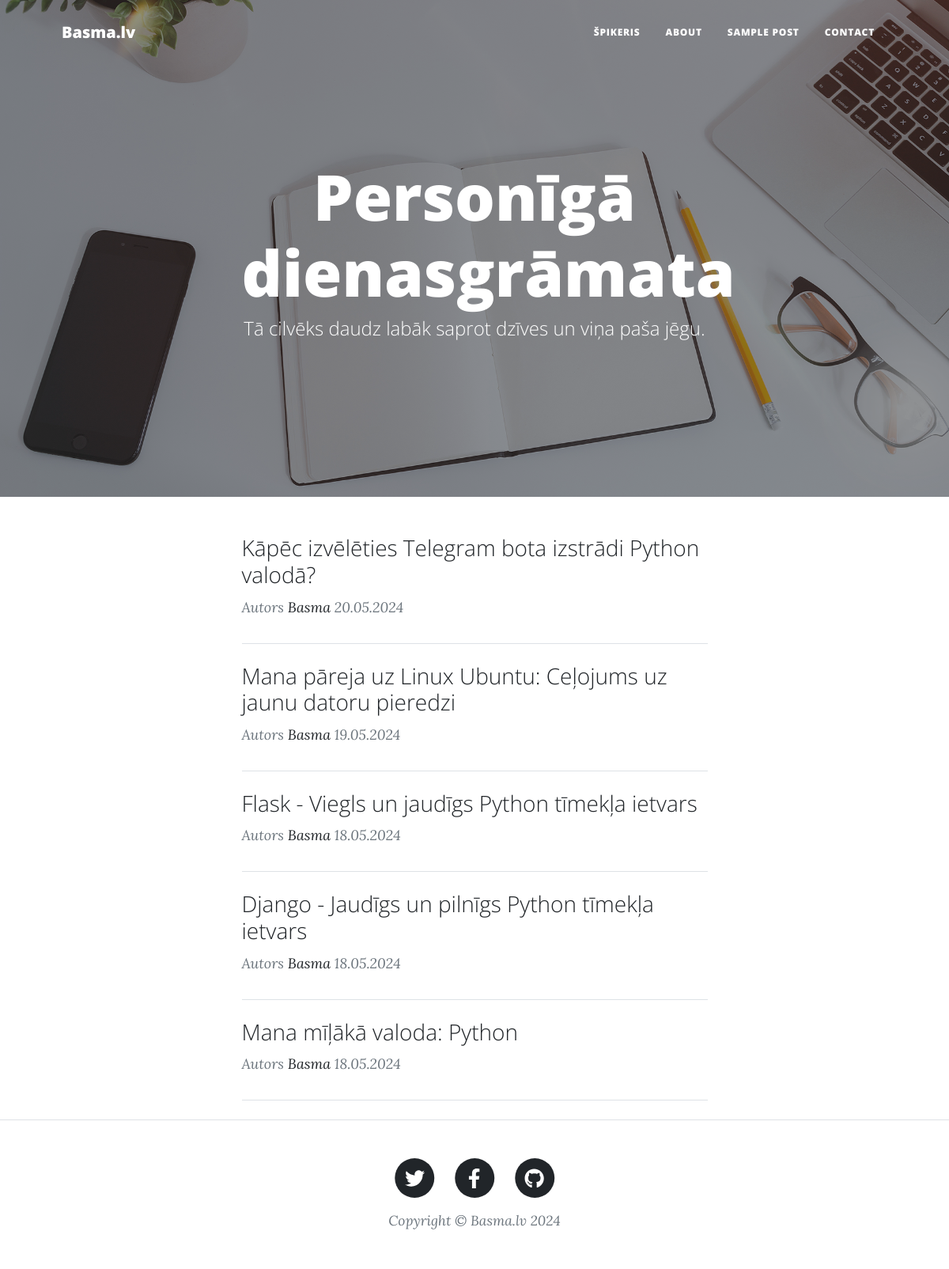
The page / on the database its author committed.
### blogs/models.py (models this page shows, shortened)
class Post(models.Model):
    title = models.CharField(max_length=200)
    author = models.CharField(max_length=100)
    content = models.TextField()
    joined_date = models.DateField(null=True)

### blogs/views.py (the view)
# urls.py: path('', include('blogs.urls')),
def blogs(request):
   posts = Post.objects.order_by('-id') # No datubāzes visus ierakstus
   logo = "Basma.lv"
   heading = "Personīgā dienasgrāmata"
   subHeading = "Tā cilvēks daudz labāk saprot dzīves un viņa paša jēgu."
   date = get_date()
   context = {
       'date' : date,
       'posts' : posts,
       'logo' : logo,
       'heading' : heading,
       'subheading' : subHeading
   }
   return render(request, "index.html", context = context)

### blogs/functions.py (called while the page is built)
def get_date():
    date = datetime.datetime.now()
    return date.year

### blogs/templates/index.html (shortened to what this page needs)
{% extends "base.html" %}
{% block content %}
{% for post in posts %}
<div class="post-preview" data-post-id="{{ post.id }}">
    <a href="{% url 'post_detail' post.id %}">
        <h3 class="post-subtitle">{{ post.title }}</h3>
    </a>
    <p class="post-meta">
        Autors
        <a href="#!">{{ post.author }}</a>
        {{ post.joined_date|date:"d.m.Y" }}
    </p>
</div>
<hr class="my-4" />
{% endfor %}
{% endblock %}

### blogs/templates/base.html (shortened to what this page needs)
{% load static %}
<!DOCTYPE html>
<html>
    <link rel="stylesheet" href="https://cdn.jsdelivr.net/npm/bootstrap@5.3.3/dist/css/bootstrap.min.css">
    <link rel="stylesheet" href="{% static 'css/main.css' %}">
    <link rel="stylesheet" href="{% static 'css/styles.css' %}">
<body>
        <nav class="navbar navbar-expand-lg navbar-light" id="mainNav">
            <div class="container px-4 px-lg-5">
                <a class="navbar-brand" href="{% url 'blogs' %}">{{ logo }}</a>
                <div class="collapse navbar-collapse" id="navbarResponsive">
                    <ul class="navbar-nav ms-auto py-4 py-lg-0">
                        <li class="nav-item"><a class="nav-link px-lg-3 py-3 py-lg-4" href="{% url 'cheatsheet' %}">Špikeris</a></li>
                        <li class="nav-item"><a class="nav-link px-lg-3 py-3 py-lg-4" href="">About</a></li>
                        <li class="nav-item"><a class="nav-link px-lg-3 py-3 py-lg-4" href="">Sample Post</a></li>
                        <li class="nav-item"><a class="nav-link px-lg-3 py-3 py-lg-4" href="">Contact</a></li>
                    </ul>
                </div>
            </div>
        </nav>
        <header class="masthead" style="background-image: url('{% static 'img/home-bg.jpg' %}')">
            <div class="container position-relative px-4 px-lg-5">
                <div class="row gx-4 gx-lg-5 justify-content-center">
                    <div class="col-md-10 col-lg-8 col-xl-7">
                        <div class="site-heading">
                            <h1>{{ heading }}</h1>
                            <span class="subheading">{{ subheading }}</span>
                        </div>
                    </div>
                </div>
            </div>
        </header>
        <div class="container px-4 px-lg-5">
            <div class="row gx-4 gx-lg-5 justify-content-center">
                <div class="col-md-10 col-lg-8 col-xl-7">
                    {% block content %}{% endblock %}
                </div>
            </div>
        </div>
        <footer class="border-top">
            <div class="container px-4 px-lg-5">
                <div class="row gx-4 gx-lg-5 justify-content-center">
                    <div class="col-md-10 col-lg-8 col-xl-7">
                        <ul class="list-inline text-center">
                            <li class="list-inline-item">
                                <a href="#!">
                                    <span class="fa-stack fa-lg">
                                        <i class="fas fa-circle fa-stack-2x"></i>
                                        <i class="fab fa-twitter fa-stack-1x fa-inverse"></i>
                                    </span>
                                </a>
                            </li>
                            <li class="list-inline-item">
                                <a href="#!">
                                    <span class="fa-stack fa-lg">
                                        <i class="fas fa-circle fa-stack-2x"></i>
                                        <i class="fab fa-facebook-f fa-stack-1x fa-inverse"></i>
                                    </span>
                                </a>
                            </li>
                            <li class="list-inline-item">
                                <a href="#!">
                                    <span class="fa-stack fa-lg">
                                        <i class="fas fa-circle fa-stack-2x"></i>
                                        <i class="fab fa-github fa-stack-1x fa-inverse"></i>
                                    </span>
                                </a>
                            </li>
                        </ul>
                        <div class="small text-center text-muted fst-italic">Copyright &copy; Basma.lv {{ date }} </div>
                    </div>
                </div>
            </div>
        </footer>
</body>
</html>

### rows shown on the page
Post: title "Kāpēc izvēlēties Telegram bota izstrādi Python valodā?", author "Basma", joined_date "20.05.2024"
Post: title "Mana pāreja uz Linux Ubuntu: Ceļojums uz jaunu datoru pieredzi", author "Basma", joined_date "19.05.2024"
Post: title "Flask - Viegls un jaudīgs Python tīmekļa ietvars", author "Basma", joined_date "18.05.2024"
Post: title "Django - Jaudīgs un pilnīgs Python tīmekļa ietvars", author "Basma", joined_date "18.05.2024"
Post: title "Mana mīļākā valoda: Python", author "Basma", joined_date "18.05.2024"

### other values the page prints
{{ logo }} "Basma.lv"
{{ heading }} "Personīgā dienasgrāmata"
{{ subheading }} "Tā cilvēks daudz labāk saprot dzīves un viņa paša jēgu."
{{ date }} "2024"
